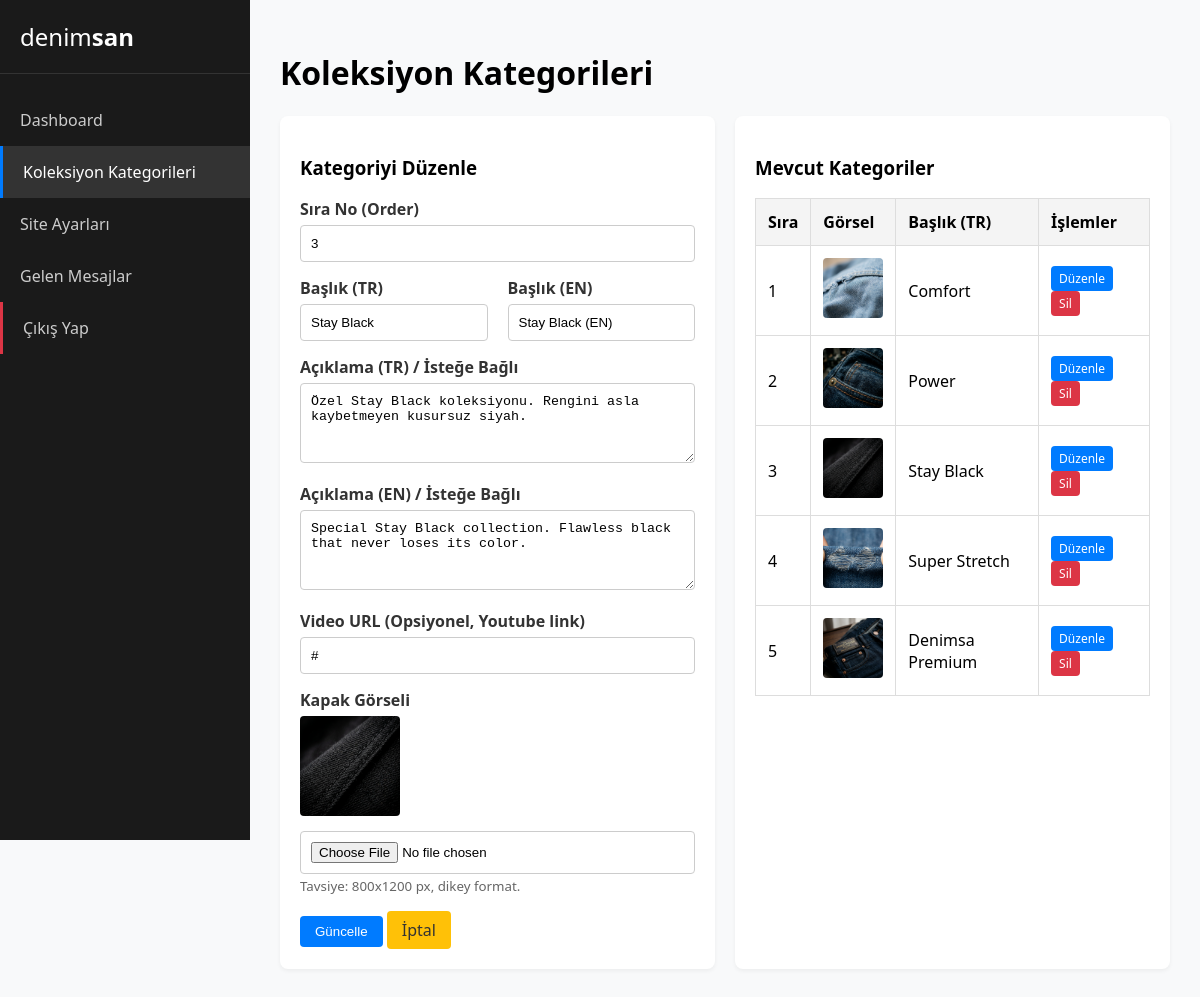
The app's page /admin/pages/categories.php?edit=3 (signed in) with its own data.
### tables this page shows
CREATE TABLE IF NOT EXISTS `collection_categories` (
  `id` INT AUTO_INCREMENT PRIMARY KEY,
  `title_tr` VARCHAR(255) NOT NULL,
  `title_en` VARCHAR(255) NOT NULL,
  `description_tr` TEXT,
  `description_en` TEXT,
  `cover_image` VARCHAR(255),
  `video_url` VARCHAR(255) DEFAULT NULL,
  `order_num` INT DEFAULT 0,
  `is_active` BOOLEAN DEFAULT TRUE,
  `created_at` TIMESTAMP DEFAULT CURRENT_TIMESTAMP,
  `updated_at` TIMESTAMP DEFAULT CURRENT_TIMESTAMP ON UPDATE CURRENT_TIMESTAMP
);

### admin/pages/categories.php (the view, shortened to what this page needs)
<?php
require_once '../../includes/db.php';
$editMode = isset($_GET['edit']);
$editId = $editMode ? (int)$_GET['edit'] : 0;
$catData = [
    'title_tr' => '', 'title_en' => '',
    'description_tr' => '', 'description_en' => '',
    'video_url' => '', 'order_num' => 0
];
if ($editMode) {
    $stmt = $pdo->prepare("SELECT * FROM collection_categories WHERE id = ?");
    $stmt->execute([$editId]);
    $catData = $stmt->fetch() ?: $catData;
}
$categories = $pdo->query("SELECT * FROM collection_categories ORDER BY order_num ASC")->fetchAll();
?>
<!DOCTYPE html>
<html lang="tr">
<head>
</head>
<body>
    <div class="sidebar">
        <div class="sidebar-logo">denim<strong>san</strong></div>
        <a href="../index.php" class="nav-link">Dashboard</a>
        <a href="categories.php" class="nav-link active">Koleksiyon Kategorileri</a>
        <a href="settings.php" class="nav-link">Site Ayarları</a>
        <a href="messages.php" class="nav-link">Gelen Mesajlar</a>
        <a href="../logout.php" class="nav-link" style="margin-top: auto; border-left: 3px solid #dc3545;">Çıkış Yap</a>
    </div>
    <div class="content">
        <h1>Koleksiyon Kategorileri</h1>
        <div class="grid-2">
            <div class="card">
                <h3><?= $editMode ? 'Kategoriyi Düzenle' : 'Yeni Kategori Ekle' ?></h3>
                <form method="POST" enctype="multipart/form-data">
                    <div class="form-group">
                        <label>Sıra No (Order)</label>
                        <input type="number" name="order_num" value="<?= htmlspecialchars($catData['order_num']) ?>" required>
                    </div>
                    <div class="grid-2">
                        <div class="form-group">
                            <label>Başlık (TR)</label>
                            <input type="text" name="title_tr" value="<?= htmlspecialchars($catData['title_tr']) ?>" required>
                        </div>
                        <div class="form-group">
                            <label>Başlık (EN)</label>
                            <input type="text" name="title_en" value="<?= htmlspecialchars($catData['title_en']) ?>" required>
                        </div>
                    </div>
                    <div class="form-group">
                        <label>Açıklama (TR) / İsteğe Bağlı</label>
                        <textarea name="description_tr"><?= htmlspecialchars($catData['description_tr']) ?></textarea>
                    </div>
                    <div class="form-group">
                        <label>Açıklama (EN) / İsteğe Bağlı</label>
                        <textarea name="description_en"><?= htmlspecialchars($catData['description_en']) ?></textarea>
                    </div>
                    <div class="form-group">
                        <label>Video URL (Opsiyonel, Youtube link)</label>
                        <input type="text" name="video_url" value="<?= htmlspecialchars($catData['video_url']) ?>">
                    </div>
                    <div class="form-group">
                        <label>Kapak Görseli</label>
                        <?php if($editMode && !empty($catData['cover_image'])): ?>
                            <div style="margin-bottom:10px;">
                                <img src="../../<?= $catData['cover_image'] ?>" alt="Current Image" class="img-preview">
                            </div>
                        <?php endif; ?>
                        <input type="file" name="cover_image" accept="image/*" <?= $editMode ? '' : 'required' ?>>
                        <small style="color:#666;">Tavsiye: 800x1200 px, dikey format.</small>
                    </div>
                    <button type="submit" class="btn"><?= $editMode ? 'Güncelle' : 'Ekle' ?></button>
                    <?php if($editMode): ?>
                        <a href="categories.php" class="btn btn-warning">İptal</a>
                    <?php endif; ?>
                </form>
            </div>
            <div class="card">
                <h3>Mevcut Kategoriler</h3>
                <table>
                    <thead>
                        <tr>
                            <th>Sıra</th>
                            <th>Görsel</th>
                            <th>Başlık (TR)</th>
                            <th>İşlemler</th>
                        </tr>
                    </thead>
                    <tbody>
                        <?php foreach($categories as $row): ?>
                        <tr>
                            <td><?= $row['order_num'] ?></td>
                            <td>
                                <?php if($row['cover_image']): ?>
                                    <img src="../../<?= $row['cover_image'] ?>" class="img-preview" style="max-width: 60px;">
                                <?php endif; ?>
                            </td>
                            <td><?= htmlspecialchars($row['title_tr']) ?></td>
                            <td>
                                <a href="categories.php?edit=<?= $row['id'] ?>" class="btn" style="padding: 4px 8px; font-size:12px;">Düzenle</a>
                                <a href="categories.php?delete=<?= $row['id'] ?>" class="btn btn-danger" style="padding: 4px 8px; font-size:12px;" onclick="return confirm('Silmek istediğinize emin misiniz?');">Sil</a>
                            </td>
                        </tr>
                        <?php endforeach; ?>
                    </tbody>
                </table>
            </div>
        </div>
    </div>
</body>
</html>

### admin/pages/categories.php (style rules this page uses)
body { font-family: 'Segoe UI', Tahoma, Geneva, Verdana, sans-serif; margin: 0; padding: 0; background-color: #f8f9fa; display: flex; }
.sidebar { width: 250px; background-color: #1a1a1a; color: white; min-height: 100vh; padding: 20px 0; position: fixed; }
.sidebar-logo { padding: 0 20px 20px; font-size: 24px; font-weight: 300; border-bottom: 1px solid #333; margin-bottom: 20px; }
.sidebar-logo strong { font-weight: 600; }
.nav-link { display: block; padding: 15px 20px; color: #ccc; text-decoration: none; transition: 0.3s; }
.nav-link:hover, .nav-link.active { background-color: #333; color: white; border-left: 3px solid #007bff; }
.content { margin-left: 250px; padding: 30px; width: calc(100% - 250px); box-sizing: border-box; }
.card { background: white; border-radius: 8px; box-shadow: 0 2px 4px rgba(0,0,0,0.05); padding: 20px; margin-bottom: 20px; }
.grid-2 { display: grid; grid-template-columns: 1fr 1fr; gap: 20px; }
.form-group { margin-bottom: 15px; }
label { display: block; font-weight: bold; margin-bottom: 5px; color: #333; }
input[type="text"], input[type="number"], textarea, input[type="file"] { width: 100%; padding: 10px; border: 1px solid #ccc; border-radius: 4px; box-sizing: border-box; }
textarea { height: 80px; resize: vertical; }
.btn { padding: 8px 15px; background-color: #007bff; color: white; border: none; border-radius: 4px; text-decoration: none; cursor: pointer; display: inline-block; }
.btn-danger { background-color: #dc3545; }
.btn-warning { background-color: #ffc107; color: #333; }
table { width: 100%; border-collapse: collapse; margin-top: 15px; }
th, td { padding: 12px; border: 1px solid #ddd; text-align: left; }
th { background-color: #f4f4f4; }
.img-preview { max-width: 100px; height: auto; border-radius: 4px; }

### records on screen
collection_categories: order_num "3", title_tr "Stay Black", title_en "Stay Black (EN)", description_tr "Özel Stay Black koleksiyonu. Rengini asla kaybetmeyen kusursuz siyah.", description_en "Special Stay Black collection. Flawless black that never loses its color.", video_url "#", cover_image (picture)
collection_categories: order_num "1", cover_image (picture), title_tr "Comfort"
collection_categories: order_num "2", cover_image (picture), title_tr "Power"
collection_categories: order_num "4", cover_image (picture), title_tr "Super Stretch"
collection_categories: order_num "5", cover_image (picture), title_tr "Denimsa Premium"
